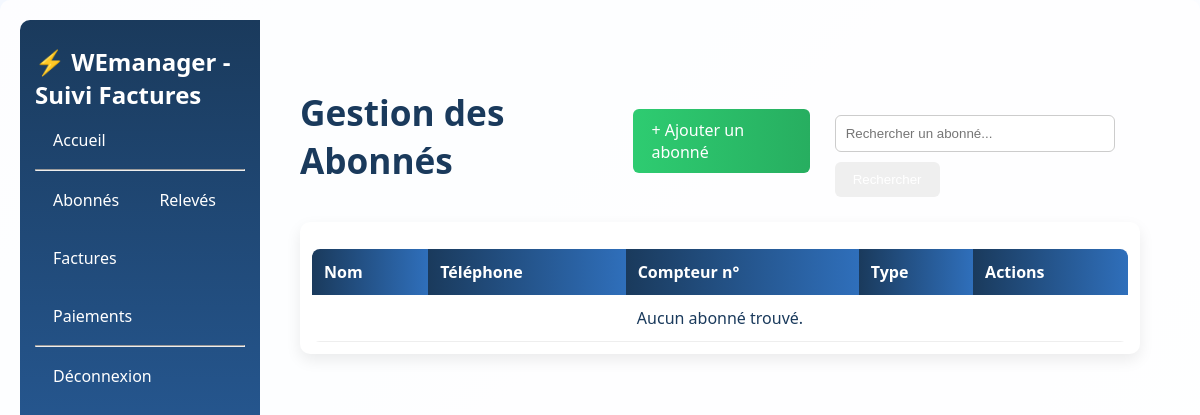
The page /abonnes/ (signed in) on the database as committed earlier.
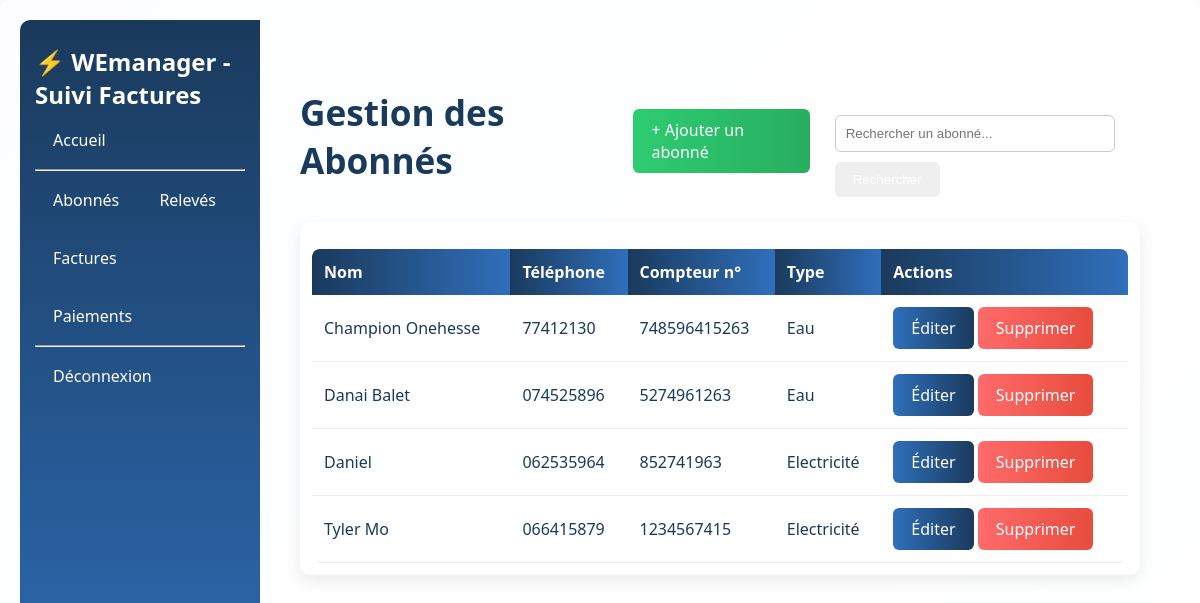
The same page on the database as committed later.
### WEmanager/models.py (models this page shows, shortened)
class Abonne(models.Model):
    nom = models.CharField(max_length=100 )
    telephone = models.CharField(max_length=20, unique=True)
    adresse = models.CharField(max_length=200)
    numero_compteur = models.CharField(max_length=20, unique=True)
    type_abonne = models.CharField(max_length=100)

### WEmanager/views.py (the view)
# urls.py: path('abonnes/', views.liste_abonnes, name='abonnes'),
@login_required
def liste_abonnes(request):
    search = request.GET.get('search')
    if search:
        abonnes = Abonne.objects.filter(nom__icontains=search)
    else:
        abonnes = Abonne.objects.all()
    return render(request, 'abonnes.html', {'abonnes': abonnes})

### WEmanager/templates/abonnes.html (shortened to what this page needs)
<!DOCTYPE html>
<html lang="fr">
<head>
    {% load static %}
    <link rel="stylesheet" href="{% static 'css/WEmanagerstyle.css' %}">
</head>
<body>
    <div class="contain">
        <nav class="navbar">
            <div class="menu">
            {% if user.is_authenticated %}
                <div class="logo"><h2 style="color: white;">⚡ WEmanager - Suivi Factures</h2></div>
                <a href="{% url 'home' %}">Accueil</a>
            <hr>
                <a href="{%url 'abonnes' %}">Abonnés</a>
                <a href="{%url 'releves' %}">Relevés</a>
                <a href="{%url 'factures' %}">Factures</a>
                <a href="{%url 'paiement' %}">Paiements</a>
                <hr>
                <a href="{% url 'logout' %}">Déconnexion</a>
                {% else %}
                <div class="logo"><h2 style="color: white;">⚡ WEmanager - Suivi Factures</h2></div>
                <a href="{% url 'home' %}">Accueil</a>
            <hr>
                <a href="{% url 'login' %}">Connexion</a>
                <a href="{% url 'signup' %}">Inscription</a>
            {% endif %}
            </div>
        </nav>
        <div class="container">
            <div style="display: flex; justify-content: space-between; align-items: center;">
                <h1>Gestion des Abonnés</h1>
                <a href="{% url 'ajouter_abonne' %}" class="btn btn-success">+ Ajouter un abonné</a>
                <form class="search-form" method="GET">
                    <input type="text" class="search" name="search" placeholder="Rechercher un abonné...">
                    <button type="submit">Rechercher</button>
                </form>
            </div>
            <div class="card">
                <table>
                    <thead>
                        <tr>
                            <th>Nom</th>
                            <th>Téléphone</th>
                            <th>Compteur n°</th>
                            <th>Type</th>
                            <th>Actions</th>
                        </tr>
                    </thead>
                        {% for a in abonnes %}
                        <tr>
                            <td>{{ a.nom }}</td>
                            <td>{{ a.telephone }}</td>
                            <td>{{ a.numero_compteur }}</td>
                            <td>{{ a.type_abonne }}</td>
                            <td>
                                <a href="{% url 'modifier_abonne' a.pk %}" class="btn btn-primary">Éditer</a>
                                <a href="{% url 'supprimer_abonne' a.pk %}" class="btn btn-danger"
                                onclick="return confirm('Supprimer cet abonné ?')">Supprimer</a>
                            </td>
                        </tr>
                        {% empty %}
                        <tr><td colspan="5" style="text-align:center;">Aucun abonné trouvé.</td></tr>
                        {% endfor %}
                </table>
            </div>
        </div>
    </div>
</body>
</html>

Rows that differ between the two databases and show on the page:
added Abonne: nom "Champion Onehesse", telephone "77412130", numero_compteur "748596415263", type_abonne "Eau"
added Abonne: nom "Danai Balet", telephone "074525896", numero_compteur "5274961263", type_abonne "Eau"
added Abonne: nom "Daniel", telephone "062535964", numero_compteur "852741963", type_abonne "Electricité"
added Abonne: nom "Tyler Mo", telephone "066415879", numero_compteur "1234567415", type_abonne "Electricité"
Other text that changed with them:
text no longer shown: "Aucun abonné trouvé."
